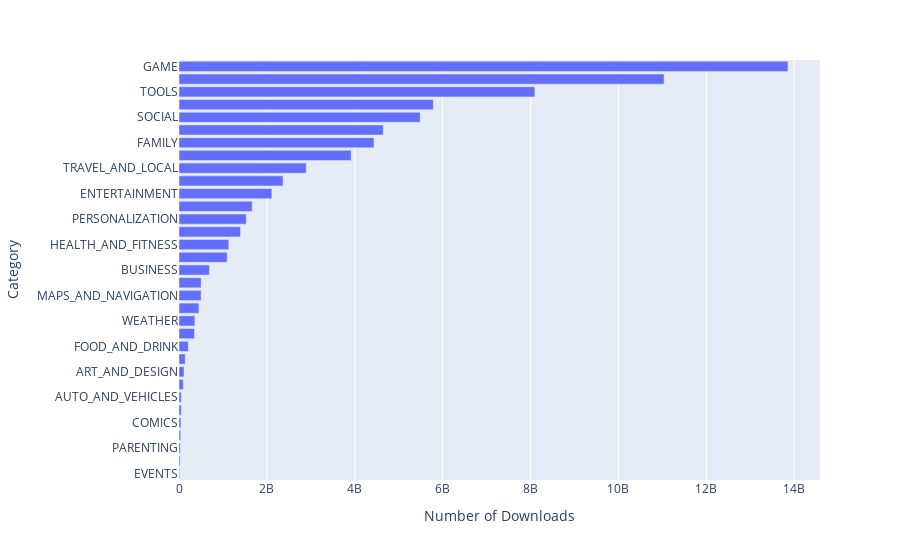

Notebook code cell kept with this figure:
### Code cell
h_bar = px.bar(x = category_installs.Installs,
              y = category_installs.index,
              orientation="h")

h_bar.update_layout(xaxis_title="Number of Downloads", yaxis_title="Category")

h_bar.show()

### Figure 1 — Plotly figure (JSON) as saved in the notebook; plotly's stock layout.template omitted (floating-point values rounded to 4 significant figures)
{"data": [{"alignmentgroup": "True", "hovertemplate": "x=%{x}<br>y=%{y}<extra></extra>", "legendgroup": "", "marker": {"color": "#636efa", "pattern": {"shape": ""}}, "name": "", "offsetgroup": "", "orientation": "h", "showlegend": false, "textposition": "auto", "type": "bar", "x": [15949410, 26916200, 31116110, 39162676, 44931100, 52083000, 53129800, 97082000, 114233100, 140912410, 211677750, 352852000, 361096500, 455312400, 503267560, 503742120, 692018120, 1096431465, 1134006220, 1400331540, 1532352930, 1665791655, 2113660000, 2369110650, 2894859300, 3916897200, 4437579590, 4649143130, 5487841475, 5788070180, 8099724500, 11039241530, 13858762717], "xaxis": "x", "y": ["EVENTS", "BEAUTY", "PARENTING", "MEDICAL", "COMICS", "LIBRARIES_AND_DEMO", "AUTO_AND_VEHICLES", "HOUSE_AND_HOME", "ART_AND_DESIGN", "DATING", "FOOD_AND_DRINK", "EDUCATION", "WEATHER", "FINANCE", "MAPS_AND_NAVIGATION", "LIFESTYLE", "BUSINESS", "SPORTS", "HEALTH_AND_FITNESS", "SHOPPING", "PERSONALIZATION", "BOOKS_AND_REFERENCE", "ENTERTAINMENT", "NEWS_AND_MAGAZINES", "TRAVEL_AND_LOCAL", "VIDEO_PLAYERS", "FAMILY", "PHOTOGRAPHY", "SOCIAL", "PRODUCTIVITY", "TOOLS", "COMMUNICATION", "GAME"], "yaxis": "y"}], "layout": {"barmode": "relative", "legend": {"tracegroupgap": 0}, "margin": {"t": 60}, "xaxis": {"anchor": "y", "domain": [0, 1], "title": {"text": "Number of Downloads"}}, "yaxis": {"anchor": "x", "domain": [0, 1], "title": {"text": "Category"}}}}
